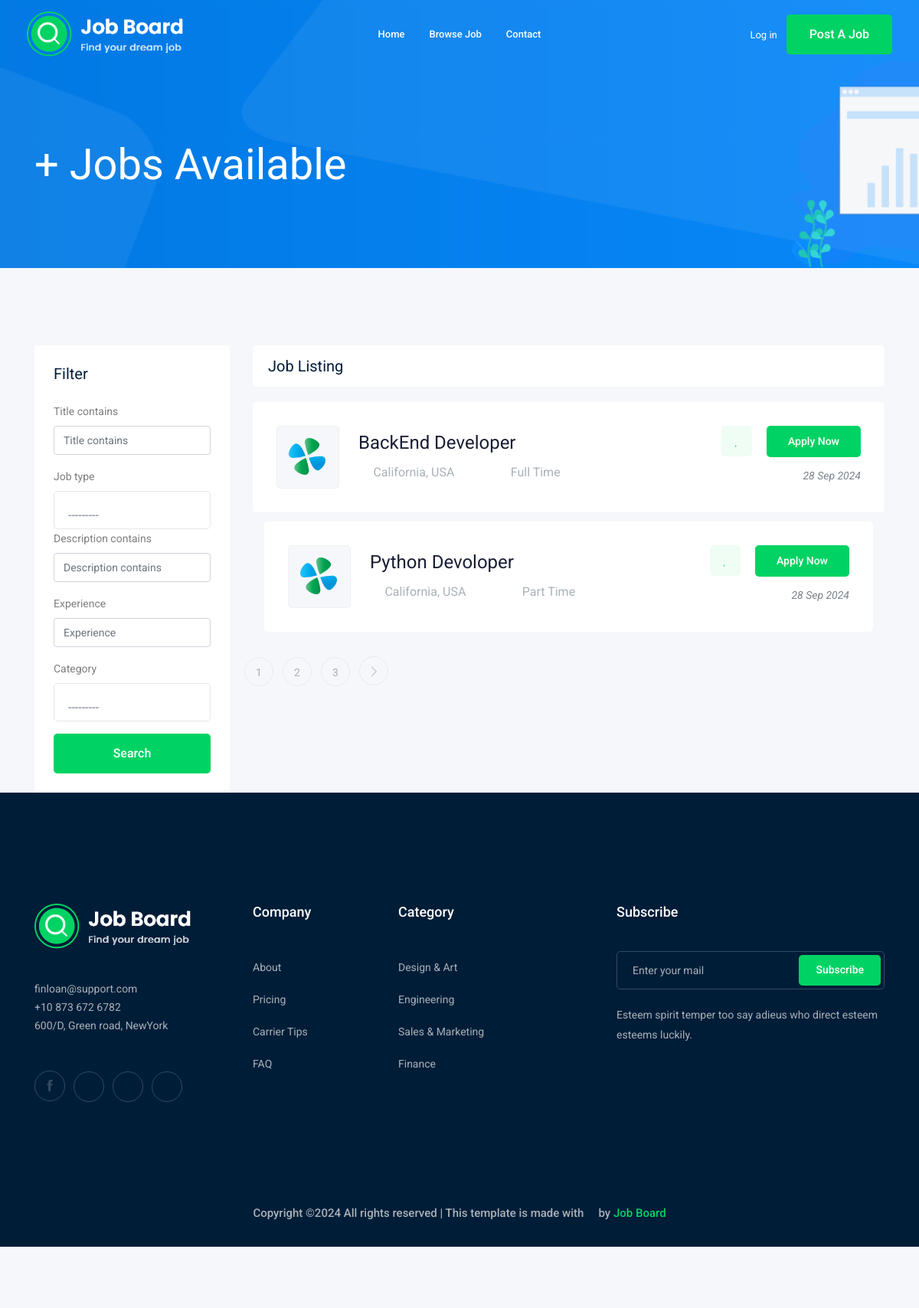
Screenshot of /jobs/ with the database file from the repository.
### job/models.py (models this page shows, shortened)
class Job(models.Model):
    owner = models.ForeignKey(User, related_name='job_owner', on_delete=models.CASCADE) #ُError: NameError: name 'User' is not defined
    title = models.CharField(max_length=100) # Column
    job_type = models.CharField(max_length=100 ,choices=JOB_TYPE)
    description= models.TextField(max_length=1000)
    published_at= models.DateTimeField(auto_now=True)
    Vacancy= models.IntegerField(default=1)
    salary= models.IntegerField(default=0)
    experience= models.IntegerField(default=0)
    category= models.ForeignKey('Category',on_delete=models.CASCADE)
    image= models.ImageField(upload_to=image_upload)
    slug = models.SlugField(blank=True,null=True)

### job/views.py (the view)
# urls.py: path('',views.job_list ,name='job_list'),
def job_list(request) :
    job_list=Job.objects.all()
    filter = JobsFilter(request.GET, queryset=job_list)
    job_list = filter.qs
    paginator = Paginator(job_list, 2) # Show 25 contacts per page.
    page_number = request.GET.get("page")
    page_obj = paginator.get_page(page_number)
    context= {'jobs':page_obj,'filter': filter} # template context name
    return render(request,'job/job_list.html',context)

### job/models.py (called while the page is built)
    def __str__(self):
        return self.name

### job/templates/job/job_list.html (shortened to what this page needs)
{% extends "base.html" %}
{% load bootstrap4 %}
{% block body %}
    <div class="bradcam_area bradcam_bg_1">
        <div class="container">
            <div class="row">
                <div class="col-xl-12">
                    <div class="bradcam_text">
                        <h3> {{jobs.count}}+ Jobs Available </h3>
                    </div>
                </div>
            </div>
        </div>
    </div>
    <div class="job_listing_area plus_padding">
        <div class="container">
            <div class="row">
                <div class="col-lg-3">
                    <div class="job_filter white-bg">
                        <div class="form_inner white-bg">
                            <h3>Filter</h3>
                            <form method="GET">
                            {% bootstrap_form filter.form %}
                                <div class="reset_btn">
                                    <button  class="boxed-btn3 w-100 mt-3" type="submit">Search</button>
                                </div>
                            </form>
                        </div>
                    </div>
                </div>
                <div class="col-lg-9">
                    <div class="recent_joblist_wrap">
                        <div class="recent_joblist white-bg ">
                            <div class="row align-items-center">
                                <div class="col-md-6">
                                    <h4>Job Listing</h4>
                                </div>
                            </div>
                        </div>
                    </div>
                    <div class="job_lists m-0">
                        <div class="row">
                            {% for job in jobs %}
                            <div class="col-lg-12 col-md-12">
                                <div class="single_jobs white-bg d-flex justify-content-between">
                                    <div class="jobs_left d-flex align-items-center">
                                        <div class="thumb">
                                            <img src="img/svg_icon/1.svg" alt="">
                                        </div>
                                        <div class="jobs_conetent">
                                            <a href="{% url 'jobs:job_detail' job.slug %}"><h4>{{ job.title }}</h4></a>
                                            <div class="links_locat d-flex align-items-center">
                                                <div class="location">
                                                    <p> <i class="fa fa-map-marker"></i>California, USA</p>
                                                </div>
                                                <div class="location">
                                                    <p> <i class="fa fa-clock-o"></i> {{job.job_type}}</p>
                                                </div>
                                            </div>
                                        </div>
                                    </div>
                                    <div class="jobs_right">
                                        <div class="apply_now">
                                            <a class="heart_mark" href="#"> <i class="fa fa-heart"></i> </a>
                                            <a href="{% url 'jobs:job_detail' job.slug %}" class="boxed-btn3">Apply Now</a>
                                        </div>
                                        <div class="date">
                                            <p>{{ job.published_at|date:'d M o' }}</p>
                                        </div>
                                    </div>
                                </div>
                                {% endfor %}
                            </div>
                        </div>
                        <div class="row">
                            <div class="col-lg-12">
                                <div class="pagination_wrap">
                                    <ul>
                                        {% for i in jobs.paginator.page_range %}
                                            <li><a href="?page={{i}}"><span>{{i}}</span></a></li>
                                        {% endfor %}
                                        {% if jobs.has_next %}
                                            <li><a href="?page={{jobs.next_page_number}}"> <i class="ti-angle-right"></i> </a></li>
                                        {% endif %}
                                    </ul>
                                </div>
                            </div>
                        </div>
                    </div>
                </div>
            </div>
        </div>
    </div>
{% endblock body %}

### rows the page displays
Job: title "BackEnd Developer", job_type "Full Time", published_at "28 Sep 2024"
Job: title "Python Devoloper", job_type "Part Time", published_at "28 Sep 2024"

### other values shown
{{ i }} "1" "2" "3"
